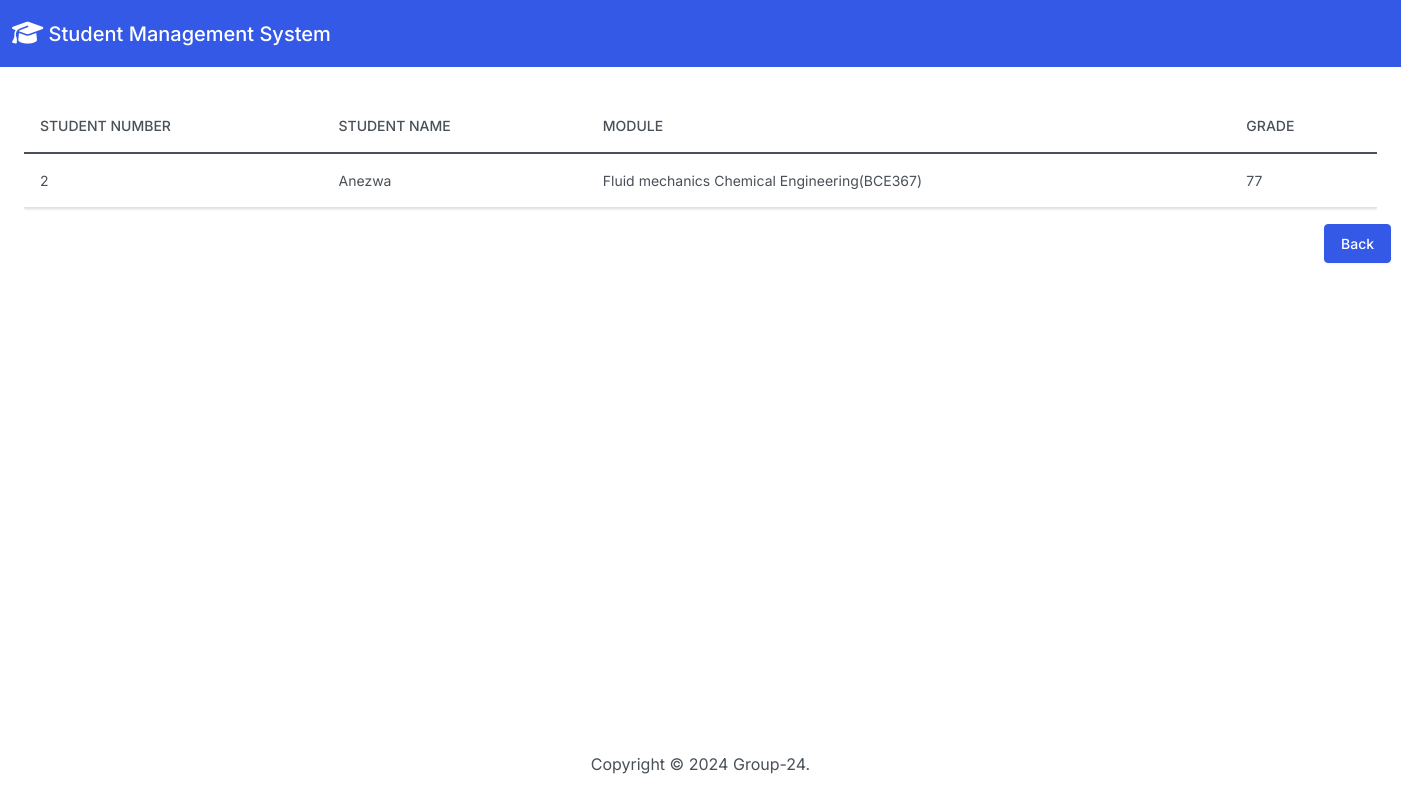
The page /details/2 on the database its author committed.
### app/models.py (models this page shows, shortened)
class Student(models.Model):
   student_number = models.PositiveIntegerField(primary_key=True,auto_created=True,unique=True)
   first_name = models.CharField(max_length=256)
   last_name = models.CharField(max_length=256)
   email = models.EmailField(unique=True)
   field_of_study = models.ForeignKey(Major,on_delete=models.CASCADE,related_name='student')

class Grade(models.Model):
    student = models.ForeignKey(Student,on_delete=models.CASCADE)
    module_name = models.ForeignKey(Module,on_delete=models.CASCADE)
    grade = models.PositiveIntegerField()

class Module(models.Model):
    name = models.CharField(max_length=256)
    course = models.ForeignKey(Major,on_delete=models.CASCADE)
    def __str__(self):
        return f'{self.name} {self.course}'

class Major(models.Model):
    name = models.CharField(max_length=256)
    code = models.CharField(max_length=10)
    duration = models.PositiveIntegerField()
    def __str__(self):
        return f'{self.name}({self.code})'

### app/views.py (the view)
# urls.py: path('details/<int:pk>',views.details,name='details'),
def details(request,pk):
  username = Student.objects.get(pk=pk).student_number
  grades = Grade.objects.filter(student=username)
  student = Student.objects.get(pk=pk)
  return render(request,'details.html',{'grades':grades,'student':student})

### templates/details.html (shortened to what this page needs)
{% load static %}
<!DOCTYPE html>
<html lang="en">
  <head>
    <link rel="stylesheet" href="https://cdnjs.cloudflare.com/ajax/libs/font-awesome/6.1.1/css/all.min.css">
    <link href="{% static 'css/bootstrap.min.css' %}" rel="stylesheet">
  </head>
  <body class="d-flex flex-column min-vh-100">
    <nav class="navbar navbar-expand-lg navbar-dark bg-primary">
      <div class="container-fluid">
        <a class="navbar-brand" href="{% url 'index' %}">
          <i class="fa-solid fa-graduation-cap fa-lg"></i> Student Management System
        </a>
      </div>
    </nav>
    <div class="card-body">
      <p class="card-text">
        <div class="table-responsive">
          <table class="table table-hover">
            <thead>
              <tr>
                <th scope="col">Student Number</th>
                <th scope="col">Student Name</th>
                <th scope="col">Module</th>
                <th scope="col">Grade</th>
              </tr>
            </thead>
            <tbody>
              {% for std in grades %}
                <tr>
                  <td>{{ student.student_number }}</td>
                  <td>{{ student.first_name }}</td>
                  <td>{{ std.module_name }}</td>
                  <td>{{ std.grade }}</td>
                </tr>
                {% endfor %}
            </tbody>
          </table>
        </div>
        <a href="{% url 'index' %}" class="btn btn-primary" style="margin-left: 1300px;">
          Back
        </a>
      </p>
    </div>
    <footer class="mt-auto mb-4">
      <div class="text-center">
        <span>
          Copyright &copy; <script>document.write(new Date().getFullYear())</script> Group-24.
        </span>
      </div>
    </footer>
  </body>
</html>

### rows shown on the page
Grade: module_name "Fluid mechanics Chemical Engineering(BCE367)", grade "77"
Student: student_number "2", first_name "Anezwa"
